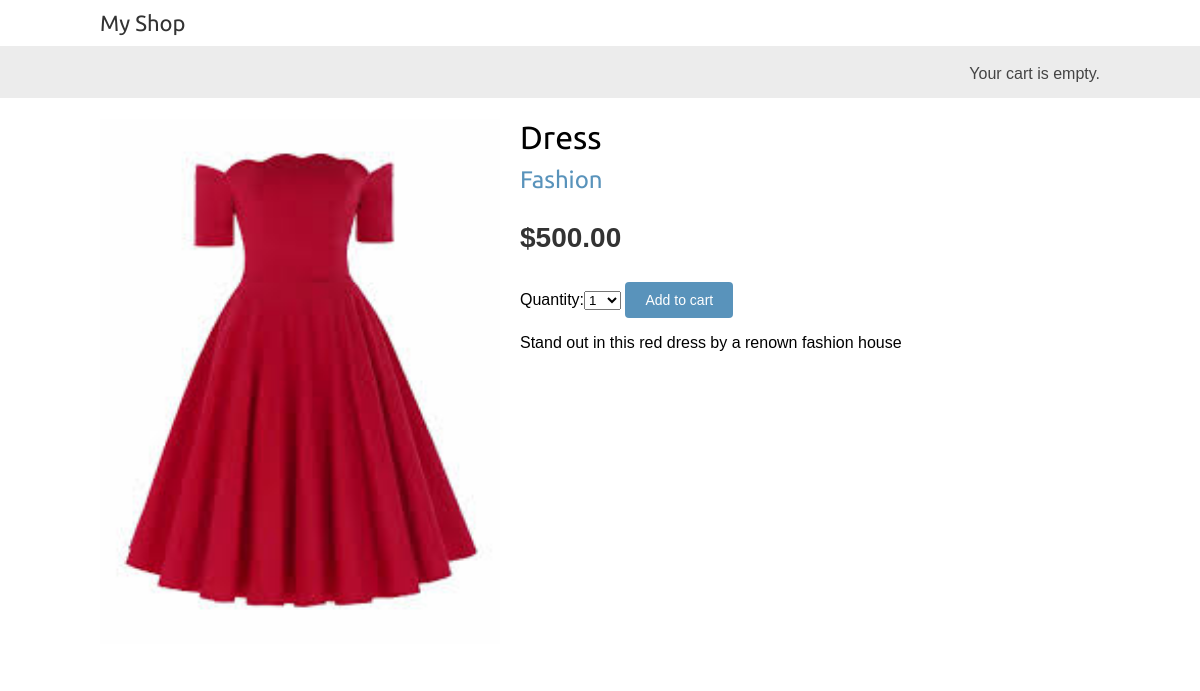
Page /4/dress/ on the committed database.
### shop/models.py (models this page shows, shortened)
class Product(models.Model):
    category = models.ForeignKey(Category, related_name="products", on_delete=models.CASCADE)
    name = models.CharField(max_length=200, db_index=True)
    slug = models.SlugField(max_length=200, db_index=True)
    image = models.ImageField(upload_to='products/%Y/%m/%d', blank=True)
    description = models.TextField(blank=True)
    price = models.DecimalField(max_digits=10, decimal_places=2)
    available = models.BooleanField(default=True)
    created = models.DateTimeField(auto_now_add=True)
    updated=models.DateTimeField(auto_now=True)
    class Meta:
        ordering = ('name',)
        index_together =(('id', 'slug'),)

class Category(models.Model):
    name = models.CharField(max_length= 200, db_index=True)
    slug = models.SlugField(max_length=200, unique=True)
    class Meta:
        ordering = ('name',)
        verbose_name = "category"
        verbose_name_plural = "categories"
    def __str__(self):
        return self.name
    def get_absolute_url(self):
        return reverse('shop:product_list_by_category', args=[self.slug])

### shop/views.py (the view)
# urls.py: path('<int:id>/<slug:slug>/', views.product_detail, name="product_detail"),
def product_detail(request, id, slug):
    product = get_object_or_404(Product, id=id, slug=slug, available=True)
    cart_product_form = CartAddProductForm()
    return render(request, 'shop/product/detail.html', {
        'product':product,
        'cart_product_form': cart_product_form
    })

### cart/forms.py
class CartAddProductForm(forms.Form):
    quantity = forms.TypedChoiceField(choices=PRODUCT_QUANTITY_CHOICES, coerce=int)
    override = forms.BooleanField(required=False, initial=False, widget=forms.HiddenInput)

### cart/cart.py (called while the page is built)
    def __len__(self):
        return sum(item['quantity'] for item in self.cart.values())

### cart/context_processors.py (called while the page is built)
def cart(request):
    return {
        'cart_display': Cart(request) # Fetch the session or create one if it does not exist
    }

### shop/templates/shop/product/detail.html (shortened to what this page needs)
{% extends 'shop/base.html' %}
{% load static %}
{% block content %}
    <div class="product-detail">
        <img
        src="{% if product.image %}{{product.image.url}}{% else %}{% static 'img/no_image.png' %}{% endif %}"
        />
        <h1>{{product.name}}</h1>
        <h2>
            <a href="{{product.category.get_absolute_url}}">{{product.category}}</a>
        </h2>
        <p class="price">
            ${{product.price}}
        </p>
        <form action="{% url 'cart:cart_add' product.id %}" method="post">
            {{cart_product_form}}
            <input type="submit" value="Add to cart">
        </form>
        {{product.description|linebreaks}}
    </div>
{% endblock content %}

### shop/static/css/base.css (style rules this page uses)
body { margin:0; padding:0; font-family:helvetica, sans-serif; }
h1, h2, h3, h4, h5 , h6 { font-family: 'Ubuntu', sans-serif; font-weight:normal; }
a { text-decoration:none; color:#5993bb; }
a.button, input[type="submit"] { color:#fff; background:#5993bb; border-radius:4px; padding:10px 20px; font-size:14px; border:0; }
.product-detail { text-align:justify; }
.product-detail .price { color:#333; font-size:28px; font-weight:bold; }
.product-detail img { width:40%; float:left; padding:0 20px 20px 0; }
.product-detail h1 { margin-bottom:0; }
.product-detail h2 { margin-top:10px; }

### rows in the picture
Product: image (picture), name "Dress", category "Fashion", price "500.00", description "Stand out in this red dress by a renown fashion house"
